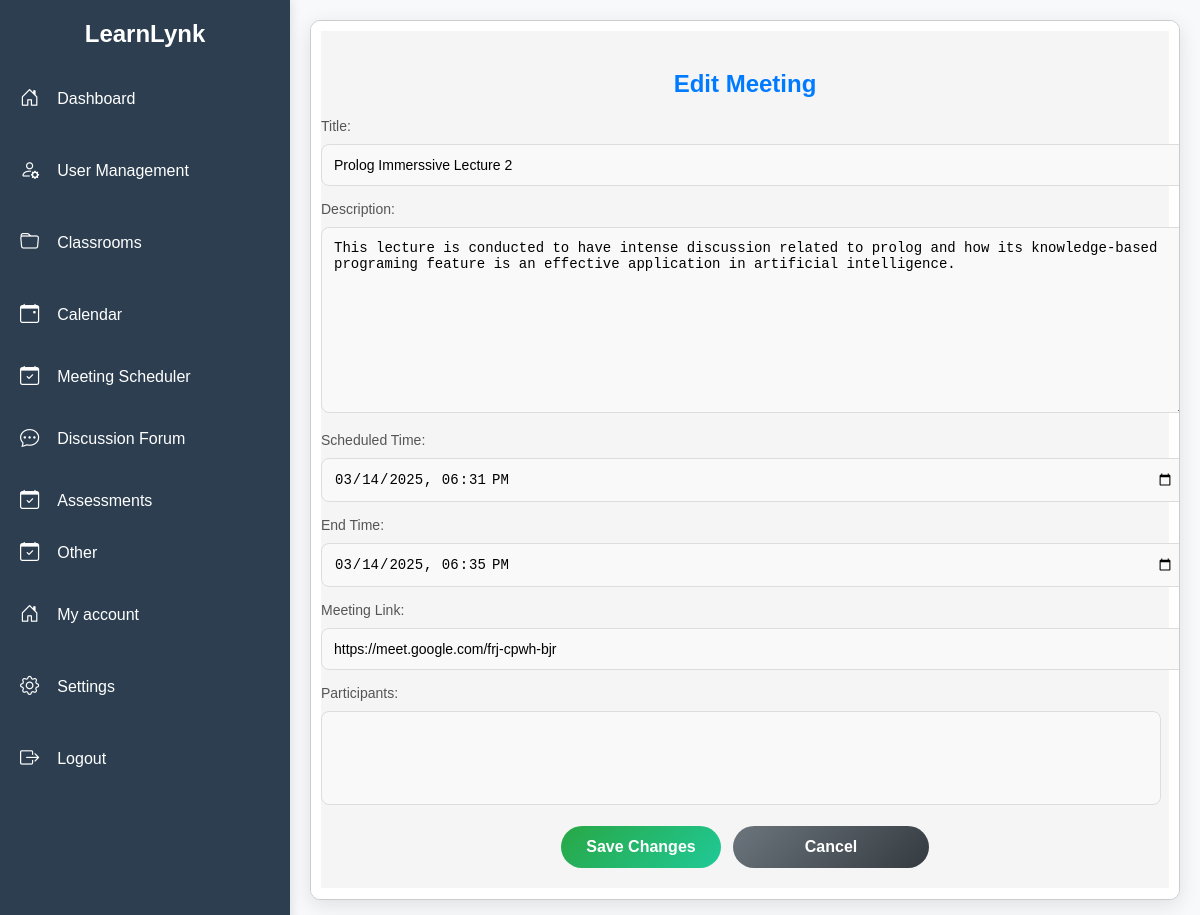
Page /meetings/meeting/12/edit/ (signed in) on the committed database.
### meeting_scheduler/models.py (models this page shows, shortened)
class Meeting(models.Model):
    STATUS_CHOICES = [
        ('Upcoming', 'Upcoming'),
        ('Ongoing', 'Ongoing'),
        ('Completed', 'Completed'),
        ('Canceled', 'Canceled'),
    ]
    title = models.CharField(max_length=255)
    description = models.TextField(blank=True, null=True)
    host = models.ForeignKey(settings.AUTH_USER_MODEL, on_delete=models.CASCADE, related_name="hosted_meetings")
    participants = models.ManyToManyField(settings.AUTH_USER_MODEL, related_name="meetings")
    scheduled_time = models.DateTimeField()
    end_time = models.DateTimeField(null=True, blank=True)
    meeting_link = models.URLField(blank=True, null=True)
    status = models.CharField(max_length=10, choices=STATUS_CHOICES, default="Upcoming")

### meeting_scheduler/views.py (the view, shortened to what this page needs)
# urls.py: path("meeting/<int:meeting_id>/edit/", views.edit_meeting, name="edit_meeting"),
@login_required
def edit_meeting(request, meeting_id):
    meeting = get_object_or_404(Meeting, id=meeting_id)
    if request.user != meeting.host:
        return JsonResponse({"success": False, "error": "You do not have permission to edit this meeting."}, status=403)
    if meeting.host.institution != request.user.institution:
        return JsonResponse({"success": False, "error": "You cannot edit a meeting from another institution."}, status=403)
    form = MeetingForm(instance=meeting, user=request.user)
    return render(request, 'meeting_scheduler/edit_meeting.html', {'form': form, 'meeting': meeting})

### meeting_scheduler/forms.py
class MeetingForm(forms.ModelForm):
    class Meta:
        model = Meeting
        fields = ['title', 'description', 'scheduled_time', 'end_time', 'meeting_link', 'participants']
        widgets = {
            'scheduled_time': forms.DateTimeInput(attrs={'type': 'datetime-local'}, format='%Y-%m-%dT%H:%M'),
            'end_time': forms.DateTimeInput(attrs={'type': 'datetime-local'}, format='%Y-%m-%dT%H:%M'),
        }
    def __init__(self, *args, **kwargs):
        user = kwargs.pop('user', None)  # Extract user argument
        super().__init__(*args, **kwargs)
        self.fields['scheduled_time'].input_formats = ['%Y-%m-%dT%H:%M']
        self.fields['end_time'].input_formats = ['%Y-%m-%dT%H:%M']
        if user:
            self.fields['participants'].queryset = User.objects.filter(institution=user.institution, role="Student")

### dashboard/context_processors.py (called while the page is built)
def user_preferences(request):
    if request.user.is_authenticated:
        try:
            prefs = UserPreference.objects.get(user=request.user)
            return {
                'user_theme': prefs.theme,
                'user_font_size': prefs.font_size,
                'user_font_style': prefs.font_style,
            }
        except UserPreference.DoesNotExist:
            pass
    return {}

### virtual_classroom/routers.py (called while the page is built)
    @staticmethod
    def set_tenant_db(database_name):
        _db_context.tenant_db = database_name

### meeting_scheduler/templates/meeting_scheduler/edit_meeting.html (shortened to what this page needs)
{% extends 'base.html' %}
{% block content %}
<link rel="stylesheet" href="/static/css/edit_meeting.css">
<div class="pcontainer mt-5 d-flex justify-content-center">
    <div class="pbody">
    <div class="edit-meeting-card shadow-lg p-5 rounded-4">
        <center><h2 class="text-center edit-title">Edit Meeting</h2></center>
        <form id="editMeetingForm" method="post">
            <label for="id_title">Title:</label>
            {{ form.title }}
            <br/>
            <label for="id_description">Description:</label>
            {{ form.description }}
            <br/>
            <label for="id_scheduled_time">Scheduled Time:</label>
            {{ form.scheduled_time }}
            <br/>
            <label for="id_end_time">End Time:</label>
            {{ form.end_time }}
            <br/>
            <label for="id_meeting_link">Meeting Link:</label>
            {{ form.meeting_link }}
            <br/>
            <label for="id_participants">Participants:</label>
            {{ form.participants }}
            <br/>
            <div class="button-group">
                <button type="submit" id="submitButton" class="btn action-btn save-btn">
                     Save Changes
                </button>
                <a href="{% url 'meeting_scheduler:meeting_detail' meeting.id %}" class="btn action-btn cancel-btn">
                     Cancel
                </a>
            </div>
        </form>
    </div>
</div>
</div>
{% endblock %}

### dashboard/static/css/style.css (style rules this page uses)
body { font-family: Arial, sans-serif; margin: 0; padding: 0; display: flex; height: 100vh; }

### dashboard/static/css/base1.css (style rules this page uses)
body { margin: 0; padding: 0; background: #f8f9fa; display: flex; }

### meeting_scheduler/static/css/edit_meeting.css (style rules this page uses)
.pbody { margin: 0; padding: 0; display: flex; justify-content: center; align-items: center; min-height: 93.1vh; background: #f5f5f5; }
.edit-meeting-card { max-width: 1000px; width: 100%; }
.edit-title { font-weight: bold; color: #007bff; margin-bottom: 20px; }
label { font-size: 14px; font-weight: 500; color: #555; display: block; margin-bottom: 5px; }
input, textarea, select { width: 99%; padding: 12px; margin-top: 5px; margin-bottom: 15px; border: 1px solid #ddd; border-radius: 8px; font-size: 14px; transition: 0.3s ease-in-out; background-color: #f9f9f9; }
.button-group { display: flex; justify-content: center; gap: 12px; margin-top: 5px; }
.action-btn { flex: 1; max-width: 160px; display: inline-flex; align-items: center; justify-content: center; text-decoration: none; padding: 12px 18px; font-size: 16px; border-radius: 30px; font-weight: bold; transition: all 0.3s ease-in-out; border: none; color: white; cursor: pointer; }
.save-btn { background: linear-gradient(135deg, #28a745, #20c997); }
.cancel-btn { background: linear-gradient(135deg, #6c757d, #343a40); }

### rows in the picture
Meeting: title "Prolog Immerssive Lecture 2", description "This lecture is conducted to have intense discussion related to prolog and how its knowledge-based programing feature is an effective application in artificial intelligence.", scheduled_time "03/14/2025 18:31", end_time "03/14/2025 18:35", meeting_link "https://meet.google.com/frj-cpwh-bjr"
